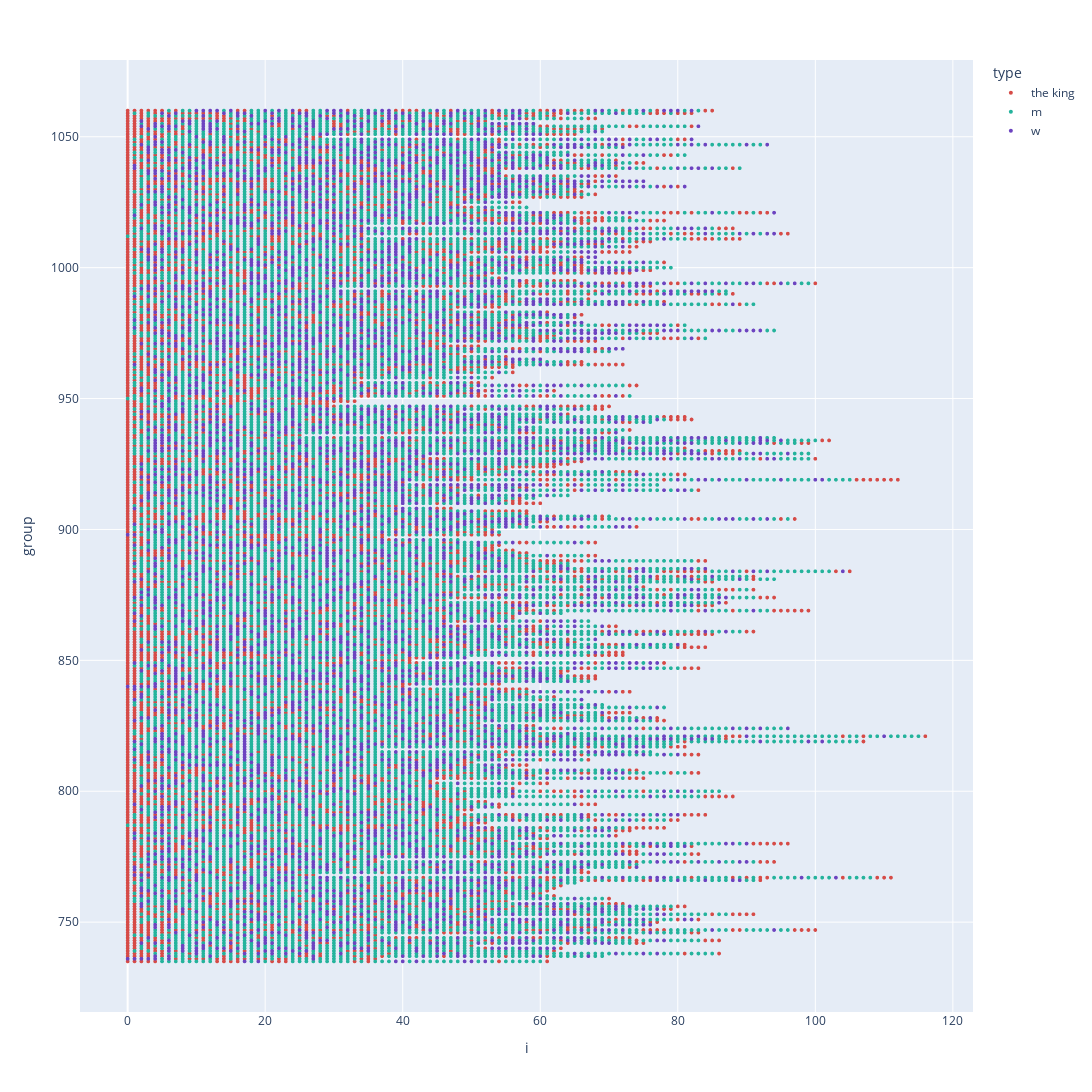

The notebook cell saved with this chart:
### Markdown cell above
## The same but interactive

### Code cell
import plotly.express as px
#df_sitzung = pd.DataFrame(records)

fig = px.scatter(df_sitzung,
    x="i", y="group",
    color="type",
    hover_data={"sitzung_date": "|%Y-%m-%d %H:00"},
    width=1200, height=2200,
    color_discrete_sequence=["#d64b47", "#24b39c", "#6c43c0"])

# Change marker size
fig.update_traces(marker=dict(size=4), selector=dict(mode='markers'))

fig.show()

### Figure 1 — Plotly figure (JSON) as saved in the notebook; plotly's stock layout.template omitted (floating-point values rounded to 4 significant figures; data arrays with more than 128 entries replaced by an {"elided": "..."} marker saying what was removed)
{"data": [{"customdata": {"elided": "4891x1 str values"}, "hovertemplate": "type=the king<br>i=%{x}<br>group=%{y}<br>sitzung_date=%{customdata[0]|%Y-%m-%d %H:00}<extra></extra>", "legendgroup": "the king", "marker": {"color": "#d64b47", "size": 4, "symbol": "circle"}, "mode": "markers", "name": "the king", "showlegend": true, "type": "scattergl", "x": {"elided": "4891 int values"}, "xaxis": "x", "y": {"elided": "4891 int values"}, "yaxis": "y"}, {"customdata": {"elided": "11865x1 str values"}, "hovertemplate": "type=m<br>i=%{x}<br>group=%{y}<br>sitzung_date=%{customdata[0]|%Y-%m-%d %H:00}<extra></extra>", "legendgroup": "m", "marker": {"color": "#24b39c", "size": 4, "symbol": "circle"}, "mode": "markers", "name": "m", "showlegend": true, "type": "scattergl", "x": {"elided": "11865 int values"}, "xaxis": "x", "y": {"elided": "11865 int values"}, "yaxis": "y"}, {"customdata": {"elided": "5397x1 str values"}, "hovertemplate": "type=w<br>i=%{x}<br>group=%{y}<br>sitzung_date=%{customdata[0]|%Y-%m-%d %H:00}<extra></extra>", "legendgroup": "w", "marker": {"color": "#6c43c0", "size": 4, "symbol": "circle"}, "mode": "markers", "name": "w", "showlegend": true, "type": "scattergl", "x": {"elided": "5397 int values"}, "xaxis": "x", "y": {"elided": "5397 int values"}, "yaxis": "y"}], "layout": {"height": 2200, "legend": {"title": {"text": "type"}, "tracegroupgap": 0}, "margin": {"t": 60}, "width": 1200, "xaxis": {"anchor": "y", "domain": [0, 1], "title": {"text": "i"}}, "yaxis": {"anchor": "x", "domain": [0, 1], "title": {"text": "group"}}}}
